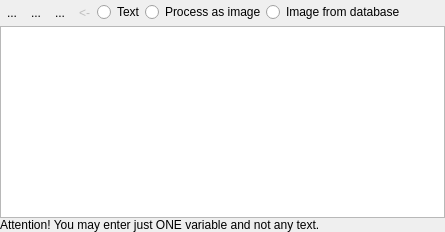
         <widget class="QWidget" name="tab">
          <attribute name="title">
           <string>Text</string>
          </attribute>
          <layout class="QVBoxLayout" name="verticalLayout_5">
           <property name="spacing">
            <number>0</number>
           </property>
           <property name="leftMargin">
            <number>0</number>
           </property>
           <property name="topMargin">
            <number>2</number>
           </property>
           <property name="rightMargin">
            <number>0</number>
           </property>
           <property name="bottomMargin">
            <number>0</number>
           </property>
           <item>
            <widget class="QWidget" name="widget_2" native="true">
             <layout class="QHBoxLayout" name="horizontalLayout_3">
              <property name="spacing">
               <number>0</number>
              </property>
              <property name="leftMargin">
               <number>0</number>
              </property>
              <property name="topMargin">
               <number>0</number>
              </property>
              <property name="rightMargin">
               <number>0</number>
              </property>
              <property name="bottomMargin">
               <number>3</number>
              </property>
              <item>
               <widget class="QToolButton" name="btnAddVariable">
                <property name="toolTip">
                 <string>Add variable</string>
                </property>
                <property name="text">
                 <string>...</string>
                </property>
                <property name="icon">
                 <iconset resource="images.qrc">
                  <normaloff>:/new/prefix1/images/variable.png</normaloff>:/new/prefix1/images/variable.png</iconset>
                </property>
                <property name="autoRaise">
                 <bool>true</bool>
                </property>
               </widget>
              </item>
              <item>
               <widget class="QToolButton" name="btnAddFunction">
                <property name="enabled">
                 <bool>true</bool>
                </property>
                <property name="toolTip">
                 <string>Add function</string>
                </property>
                <property name="text">
                 <string>...</string>
                </property>
                <property name="icon">
                 <iconset resource="images.qrc">
                  <normaloff>:/new/prefix1/images/function.png</normaloff>:/new/prefix1/images/function.png</iconset>
                </property>
                <property name="autoRaise">
                 <bool>true</bool>
                </property>
               </widget>
              </item>
              <item>
               <widget class="QToolButton" name="btnFormatting">
                <property name="enabled">
                 <bool>true</bool>
                </property>
                <property name="toolTip">
                 <string>Add formatting</string>
                </property>
                <property name="text">
                 <string>...</string>
                </property>
                <property name="icon">
                 <iconset resource="images.qrc">
                  <normaloff>:/new/prefix1/images/formating.png</normaloff>:/new/prefix1/images/formating.png</iconset>
                </property>
                <property name="autoRaise">
                 <bool>true</bool>
                </property>
               </widget>
              </item>
              <item>
               <widget class="QToolButton" name="btnTextDirection">
                <property name="enabled">
                 <bool>false</bool>
                </property>
                <property name="toolTip">
                 <string>Text direction</string>
                </property>
                <property name="text">
                 <string>&lt;-</string>
                </property>
                <property name="checkable">
                 <bool>true</bool>
                </property>
                <property name="autoRaise">
                 <bool>true</bool>
                </property>
               </widget>
              </item>
              <item>
               <widget class="QRadioButton" name="radioButtonText">
                <property name="text">
                 <string>Text</string>
                </property>
               </widget>
              </item>
              <item>
               <widget class="QRadioButton" name="radioButtonTextImage">
                <property name="text">
                 <string>Process as image</string>
                </property>
               </widget>
              </item>
              <item>
               <widget class="QRadioButton" name="radioButtonDatabaseImage">
                <property name="text">
                 <string>Image from database</string>
                </property>
               </widget>
              </item>
              <item>
               <spacer name="horizontalSpacer_3">
                <property name="orientation">
                 <enum>Qt::Horizontal</enum>
                </property>
                <property name="sizeHint" stdset="0">
                 <size>
                  <width>40</width>
                  <height>20</height>
                 </size>
                </property>
               </spacer>
              </item>
             </layout>
            </widget>
           </item>
           <item>
            <widget class="QTextEdit" name="textEdit"/>
           </item>
           <item>
            <widget class="QLabel" name="lblAttention">
             <property name="styleSheet">
              <string notr="true">border-color: rgb(255, 255, 255);</string>
             </property>
             <property name="text">
              <string>Attention! You may enter just ONE variable and not any text.</string>
             </property>
            </widget>
           </item>
          </layout>
         </widget>
